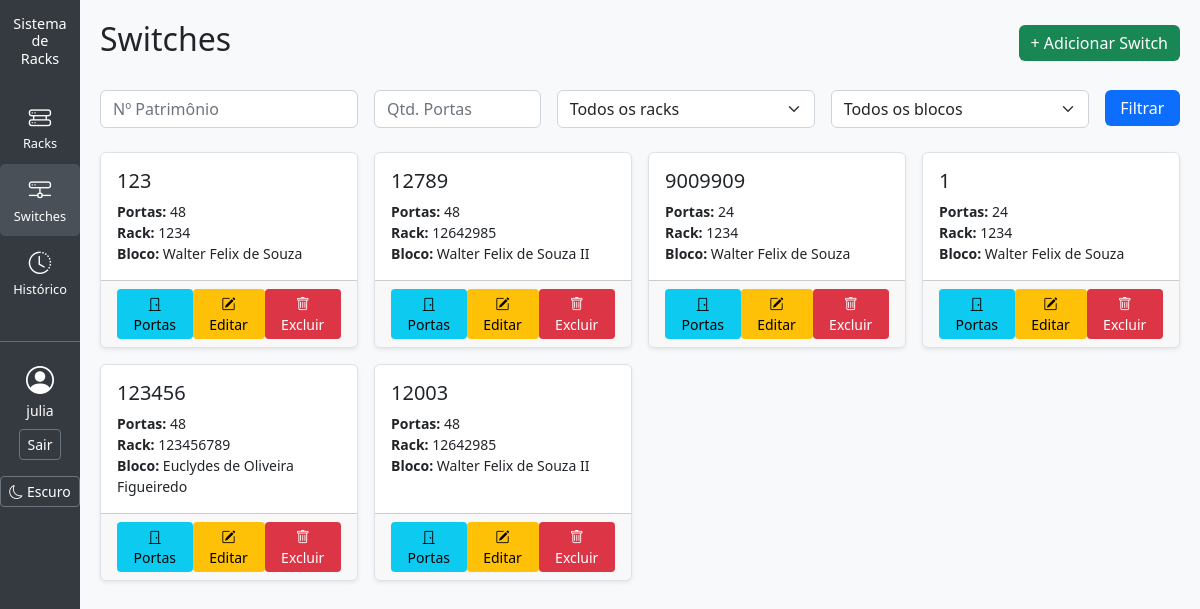
The page /inventario/switches/ (signed in) on the database its author committed.
### inventario/models.py (models this page shows, shortened)
class Switch(models.Model):
    id = models.AutoField(primary_key=True)
    num_patrimonio = models.CharField(max_length=50, unique=True, blank=True, null=True)
    quantidade_portas = models.IntegerField()
    id_rack = models.ForeignKey(Rack, on_delete=models.CASCADE, related_name="switches")
    endereco_ip = models.GenericIPAddressField(protocol="both", unpack_ipv4=True, blank=True, null=True)
    hostname = models.CharField(max_length=100, blank=True, null=True)
    modelo = models.CharField(max_length=100, blank=True, null=True)
    descricao = models.TextField(blank=True, null=True)
    mac_address = models.CharField(max_length=17, blank=True, null=True)  # formato padrão XX:XX:XX:XX:XX:XX
    principal = models.BooleanField(default=False)
    ENUM_ORIENTACAO = [
        ("H", "Horizontal"),
        ("V", "Vertical"),
    ]
    orientacao = models.CharField(
        max_length=1,
        choices=ENUM_ORIENTACAO,
        default="H"
    )

class Rack(models.Model):
    id = models.AutoField(primary_key=True)
    num_patrimonio = models.CharField(max_length=50, unique=True, blank=True, null=True)
    capacidade_u = models.IntegerField(blank=False, null=False)
    sala = models.CharField(max_length=100, blank=True, null=True)
    id_bloco = models.ForeignKey(Bloco, on_delete=models.CASCADE, related_name="racks", null=False, blank=True)

class Bloco(models.Model):
    nome_bloco = models.CharField(max_length=100)

### inventario/views.py (the view)
# urls.py: path("switches/", views.switch_list, name="switch_list"),
@login_required
def switch_list(request):
    switches = Switch.objects.all()
    racks = Rack.objects.all()
    blocos = Bloco.objects.all()
    q = request.GET.get("q")
    portas = request.GET.get("portas")
    rack_id = request.GET.get("rack")
    bloco_id = request.GET.get("bloco")
    if q:
        switches = switches.filter(num_patrimonio__icontains=q)
    if portas:
        switches = switches.filter(quantidade_portas__gte=portas)
    if rack_id:
        switches = switches.filter(id_rack__id=rack_id)
    if bloco_id:
        switches = switches.filter(id_rack__id_bloco__id=bloco_id)
    return render(request, "switch_list.html", {
        "switches": switches,
        "racks": racks,
        "blocos": blocos,
    })

### templates/switch_list.html (shortened to what this page needs)
{% extends "base.html" %}
{% block content %}
<div class="d-flex justify-content-between align-items-center mb-4">
    <h2>Switches</h2>
    <a href="{% url 'switch_create' %}" class="btn btn-success">+ Adicionar Switch</a>
</div>
<form method="get" class="row g-3 mb-4">
    <div class="col-md-3">
        <input type="text" name="num_patrimonio" class="form-control" placeholder="Nº Patrimônio" value="{{ request.GET.num_patrimonio }}">
    </div>
    <div class="col-md-2">
        <input type="number" name="quantidade_portas" class="form-control" placeholder="Qtd. Portas" value="{{ request.GET.quantidade_portas }}">
    </div>
    <div class="col-md-3">
        <select name="id_rack" class="form-select">
            <option value="">Todos os racks</option>
        </select>
    </div>
    <div class="col-md-3">
        <select name="bloco" class="form-select">
            <option value="">Todos os blocos</option>
        </select>
    </div>
    <div class="col-md-1">
        <button type="submit" class="btn btn-primary w-100">Filtrar</button>
    </div>
</form>
<div class="row row-cols-1 row-cols-md-4 g-3">
    {% for switch in switches %}
    <div class="col">
        <div class="card shadow-sm h-100">
            <div class="card-body">
                <h5 class="card-title">{{ switch.num_patrimonio }}</h5>
                <p class="card-text small">
                    <strong>Portas:</strong> {{ switch.quantidade_portas }}<br>
                    <strong>Rack:</strong> {{ switch.id_rack.num_patrimonio }}<br>
                    <strong>Bloco:</strong> {{ switch.id_rack.id_bloco.nome_bloco }}
                </p>
            </div>
            <div class="card-footer d-flex justify-content-around">
                <a href="{% url 'switch_detail' switch.id %}" class="btn btn-sm btn-info" title="Ver Portas">
                    <i class="bi bi-door-closed"></i> Portas
                </a>
                <a href="{% url 'switch_update' switch.id %}" class="btn btn-sm btn-warning" title="Editar Switch">
                    <i class="bi bi-pencil-square"></i> Editar
                </a>
                <a href="{% url 'switch_delete' switch.id %}" class="btn btn-sm btn-danger" title="Excluir Switch">
                    <i class="bi bi-trash"></i> Excluir
                </a>
            </div>
        </div>
    </div>
    {% empty %}
    <div class="col">
        <div class="alert alert-info text-center">Nenhum switch encontrado.</div>
    </div>
    {% endfor %}
</div>
{% endblock %}

### templates/base.html (shortened to what this page needs)
<!DOCTYPE html>
<html lang="pt-br">
<head>
  <link href="https://cdn.jsdelivr.net/npm/bootstrap@5.3.0/dist/css/bootstrap.min.css" rel="stylesheet">
  <link rel="stylesheet" href="https://cdn.jsdelivr.net/npm/bootstrap-icons@1.10.5/font/bootstrap-icons.css">
</head>
<body class="theme-light">
  <div class="sidebar d-none d-md-flex">
    <h4 class="text-white mb-4">Sistema<br>de<br>Racks</h4>
    <ul class="nav flex-column mb-3 w-100">
      <li class="nav-item">
        <a href="{% url 'rack_list' %}"
          class="nav-link {% if request.resolver_match.url_name == 'rack_list' %}active{% endif %}">
          <i class="bi bi-hdd-rack"></i>
          <span class="d-none d-lg-inline">Racks</span>
        </a>
      </li>
      <li>
        <a href="{% url 'switch_list' %}"
          class="nav-link {% if request.resolver_match.url_name == 'switch_list' %}active{% endif %}">
          <i class="bi bi-hdd-network"></i>
          <span class="d-none d-lg-inline">Switches</span>
        </a>
      </li>
      <li>
        <a href="{% url 'historico_list' %}"
          class="nav-link {% if request.resolver_match.url_name == 'historico_list' %}active{% endif %}">
          <i class="bi bi-clock-history"></i>
          <span class="d-none d-lg-inline">Histórico</span>
        </a>
      </li>
    </ul>
    <hr class="w-100">
    <div class="text-center px-2">
      {% if user.is_authenticated %}
      <i class="bi bi-person-circle fs-3"></i>
      <div class="small text-white">{{ user.username }}</div>
      <a href="{% url 'logout' %}" class="btn btn-outline-light btn-sm mt-2 w-100">Sair</a>
      {% else %}
      <a href="{% url 'login' %}" class="btn btn-outline-light btn-sm mt-2 w-100">Entrar</a>
      {% endif %}
    </div>
    <div class="mt-3">
      <button id="toggle-theme" class="btn btn-outline-light btn-sm w-100">
        <i class="bi bi-moon"></i> Escuro
      </button>
    </div>
  </div>
  <div class="content">
    {% block content %}{% endblock %}
  </div>
</body>
</html>

### templates/base.html (style rules this page uses)
body { display: flex; min-height: 100vh; }
.sidebar { width: 80px; background-color: #343a40; color: #fff; flex-shrink: 0; display: flex; flex-direction: column; align-items: center; padding: 15px 0; }
.sidebar h4 { font-size: 0.9rem; text-align: center; }
.sidebar .nav-link { color: #adb5bd; text-align: center; font-size: 0.8rem; padding: 10px 5px; }
.sidebar .nav-link i { font-size: 1.4rem; display: block; }
.sidebar .nav-link.active, .sidebar .nav-link:hover { background-color: #495057; color: #fff; border-radius: 5px; }
.content { flex-grow: 1; padding: 20px; background-color: #f8f9fa; }
.theme-light { --bg-color: #f8f9fa; --text-color: #212529; --card-bg: #ffffff; --input-bg: #ffffff; --input-border: #ced4da; --table-bg: #ffffff; --table-border: #dee2e6; --sidebar-bg: #343a40; --sidebar-text: #ffffff; --placeholder-color: #6c757d; --btn-primary-bg: #0d6efd; --btn-primary-text: #ffffff; --btn-secondary-bg: #6c757d; --btn-secondary-text: #ffffff; }
body { background-color: var(--bg-color); color: var(--text-color); }
.content { background-color: var(--bg-color); color: var(--text-color); }
a { color: var(--link-color); }
.card, .table, .border, .shadow-sm { background-color: var(--card-bg) !important; color: var(--text-color) !important; border-color: var(--table-border) !important; }
input, select, textarea, .form-control { background-color: var(--input-bg) !important; color: var(--text-color) !important; border: 1px solid var(--input-border) !important; }
input::placeholder, textarea::placeholder { color: #aaa; }
.btn-primary { background-color: var(--btn-primary-bg) !important; color: var(--btn-primary-text) !important; border: none; }
.btn-outline-light { color: var(--btn-secondary-text) !important; border-color: var(--btn-secondary-bg) !important; }
.sidebar { background-color: var(--sidebar-bg) !important; color: var(--sidebar-text) !important; }
.sidebar a { color: var(--sidebar-text) !important; }
input::placeholder, textarea::placeholder { color: var(--placeholder-color) !important; }
.form-select { background-color: var(--input-bg) !important; color: var(--text-color) !important; border: 1px solid var(--input-border) !important; }
.form-select option { background-color: var(--card-bg) !important; color: var(--text-color) !important; }
.btn { border: none; }
.btn-primary { background-color: var(--btn-primary-bg) !important; color: var(--btn-primary-text) !important; }
.btn-outline-light { color: var(--btn-secondary-text) !important; border: 1px solid var(--btn-secondary-bg) !important; }

### rows shown on the page
Switch: num_patrimonio "123", quantidade_portas "48", id_rack.num_patrimonio "1234", id_rack.id_bloco.nome_bloco "Walter Felix de Souza"
Switch: num_patrimonio "12789", quantidade_portas "48", id_rack.num_patrimonio "12642985", id_rack.id_bloco.nome_bloco "Walter Felix de Souza II"
Switch: num_patrimonio "9009909", quantidade_portas "24", id_rack.num_patrimonio "1234", id_rack.id_bloco.nome_bloco "Walter Felix de Souza"
Switch: num_patrimonio "1", quantidade_portas "24", id_rack.num_patrimonio "1234", id_rack.id_bloco.nome_bloco "Walter Felix de Souza"
Switch: num_patrimonio "123456", quantidade_portas "48", id_rack.num_patrimonio "123456789", id_rack.id_bloco.nome_bloco "Euclydes de Oliveira Figueiredo"
Switch: num_patrimonio "12003", quantidade_portas "48", id_rack.num_patrimonio "12642985", id_rack.id_bloco.nome_bloco "Walter Felix de Souza II"

### other values the page prints
{{ user.username }} "julia"
